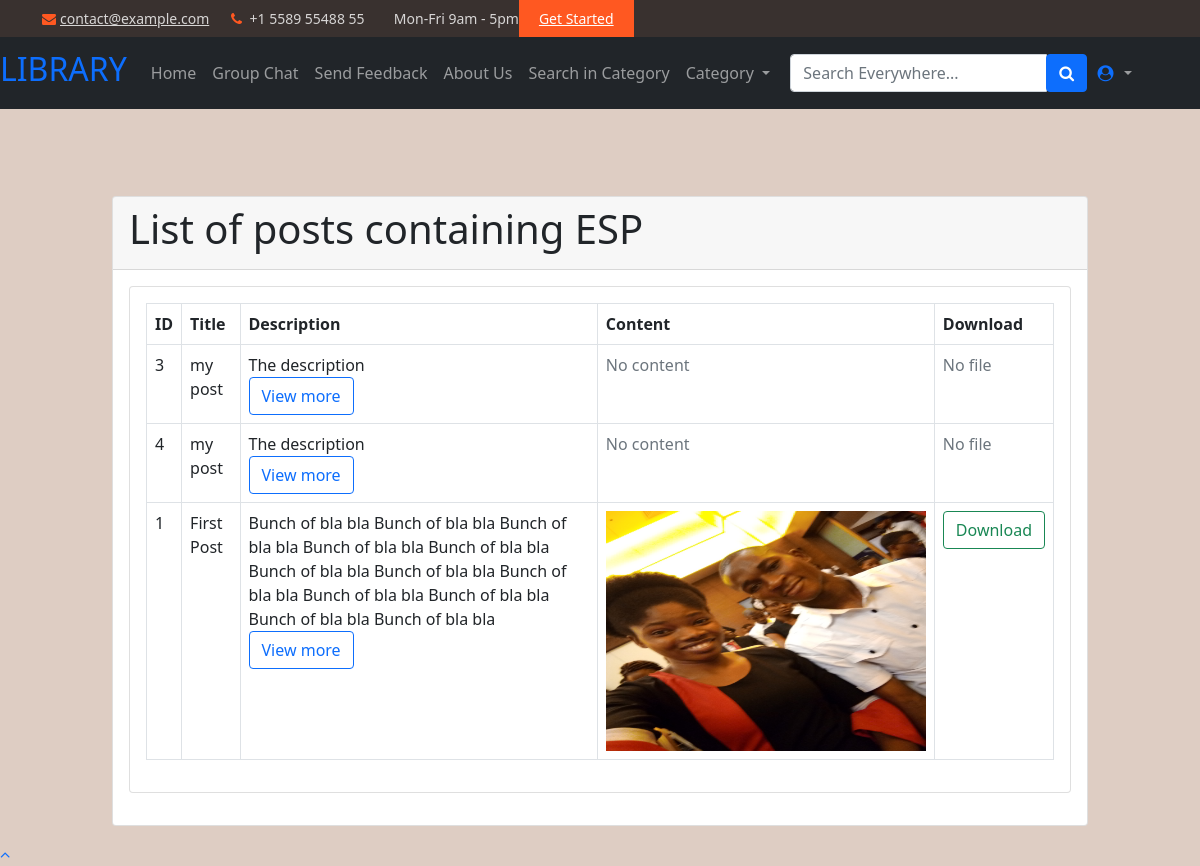
The page /category-user/ESP/ on the database as committed earlier.
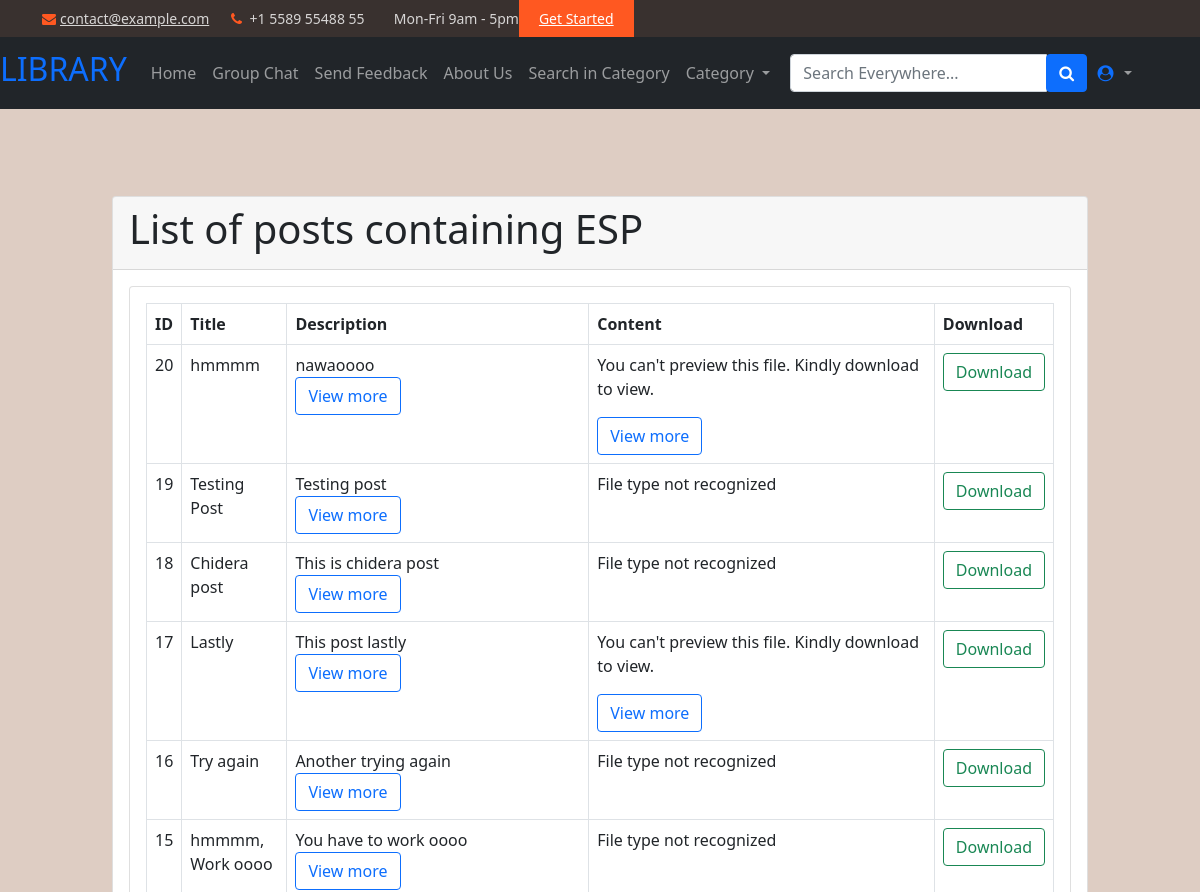
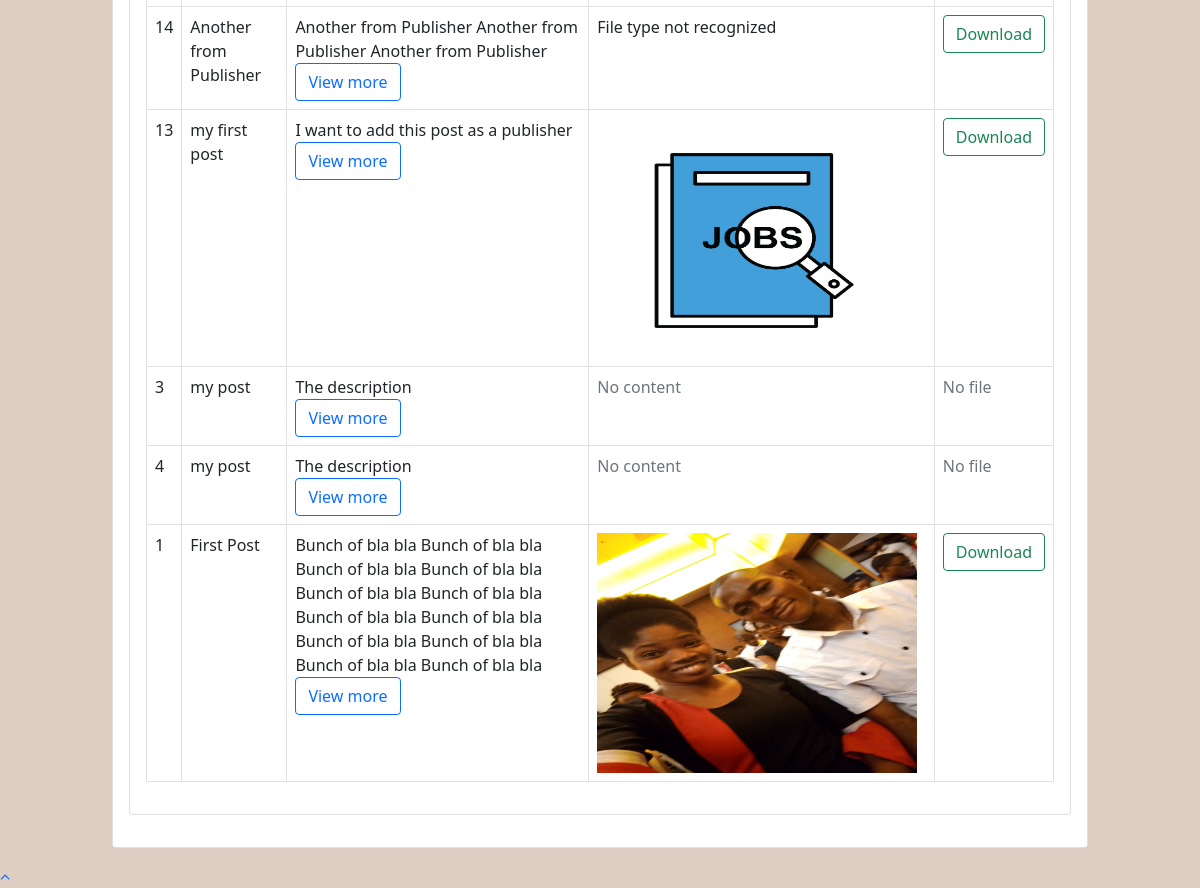
The same page on the database as committed later (2 pictures, top to bottom).
### library/models.py (models this page shows, shortened)
class Category(models.Model):
    name = models.CharField(max_length=50)
    class Meta:
        verbose_name_plural = 'categories'

class Post(models.Model):
    title = models.CharField(max_length=200)
    slug = models.SlugField(max_length=250, unique_for_date='published_date')
    author = models.ForeignKey(get_user_model(), on_delete=models.CASCADE, related_name='library_posts', blank=True, null=True)
    category = models.ForeignKey(Category, on_delete=models.PROTECT, default=1)
    desc = models.CharField(max_length=1000)
    file = models.FileField(upload_to=user_directory_path, null=True, blank=True)
    status = models.CharField(max_length=1, choices=choices, default='p')
    published_date = models.DateTimeField(default=timezone.now)
    def extension(self):
        name, extension = os.path.splitext(self.file.name)
        return extension
    def get_absolute_url(self):
        return reverse('user_detail', args=[self.slug])
    class Meta:
        ordering = ('-published_date',)

### library/views.py (the view)
# urls.py: path('category-user/<category>/', UserCategoryListView.as_view(), name='user_category'),
class UserCategoryListView(ListView):
    template_name = 'library/user/category.html'
    context_object_name = 'cat_list'
    def get_queryset(self):
        context = {
            'cat': self.kwargs['category'],
            'posts': Post.objects.filter(category__name=self.kwargs['category'], status='p')
        }
        return context

### library/views.py (called while the page is built)
def category_list(request):
    category_list = Category.objects.exclude(name='Default')
    context =  {'category_list': category_list,}
    return context

### library/templates/library/user/category.html (shortened to what this page needs)
{% extends 'library/user/base.html' %}
{% load static %}
{% block body %}
<div class="container-fluid">
<div class="row" style="padding-top: 87px">
<div class="col-sm-1" style="color: red">
</div>
<div class="col-sm-10">
  <div class="card mb-3">
    <div class="card-header">
      <h1> List of posts containing {{cat_list.cat}}</h1>
    </div>
    <div class="card-body">
        <div class="card mb-3">
          <div class="card-body">
            <div class="table-responsive">
              <table class="table table-bordered" id="myDataTable" width="100%" cellspacing="0">
                  <thead>
                      <tr>
                          <th>ID</th>
                          <th>Title</th>
                          <th>Description</th>
                          <th>Content</th>
                          <th>Download</th>
                      </tr>
                    </thead>
                      <tbody>
                        {% if cat_list.posts %}
                          {% for post in cat_list.posts %}
                            <tr>
                              <td>{{ post.id }}</td>
                              <td>{{ post.title }}</td>
                              <td>{{ post.desc }} <br>
                                <a href="{{ post.get_absolute_url }}" class="btn btn-outline-primary">View more</a></td>
                              <td>
                                {% if post.file %}
                                  {% if post.extension == '.jpg' or post.extension == '.jpeg' or post.extension == '.png' or post.extension == '.gif' or post.extension == '.webp' %}
                                    <img src="{{ post.file.url }}" alt="{{ post.title}}" width="320" height="240">
                                  {% elif post.extension == '.zip' or post.extension == '.7z' or post.extension == '.doc' or post.extension == '.pdf' or post.extension == '.txt' or post.extension == '.xls' or post.extension == '.csv' %}
                                    <p>You can't preview this file. Kindly download to view.</p>
                                  <a href="{{ post.get_absolute_url }}" class="btn btn-outline-primary">View more</a>
                                  {% else %}
                                      <span>File type not recognized</span>
                                  {% endif %}
                                {% else %}
                                  <span class="text-muted">No content</span>
                                {% endif %}
                              </td>
                                <td>
                                  {% if post.file %}
                                    <a href="{{ post.file.url }}" download class="btn btn-outline-success">Download</a>
                                  {% else %}
                                    <span class="text-muted">No file</span>
                                  {% endif %}
                                </td>
                            </tr>
                          {% endfor %}
                          {% else %}
                          <p>No post for {{ cat_list.cat }}</p>
                        {% endif %}
                            </tbody>
                        </table>
                    </div>
                </div>
            </div>
        </div>
    </div>
</div>
<div class="col-sm-1">
</div>
</div>
{% endblock %}

### library/templates/library/user/base.html (shortened to what this page needs)
<!DOCTYPE html>
<html lang="en">
<head>
    {% load static %}
    <link href="{% static 'library/css/dataTables.bootstrap.css' %}" rel="stylesheet">
    <link rel="stylesheet" href="https://cdn.datatables.net/1.10.25/css/dataTables.bootstrap4.min.css">
    <link rel="stylesheet" href="https://maxcdn.bootstrapcdn.com/font-awesome/4.7.0/css/font-awesome.min.css">
    <link rel="stylesheet" type="text/css" href="{% static 'library/css/master.css' %}">
    <link rel="stylesheet" type="text/css" href="{% static 'library/css/mystyle.css' %}">
     <link href="https://cdn.jsdelivr.net/npm/bootstrap@5.0.2/dist/css/bootstrap.min.css" rel="stylesheet"
>
</head>
<body id="page-top" style="background-color: #decdc3">
 <section id="topbar" class="d-none d-lg-block">
    <div class="container d-flex">
      <div class="contact-info mr-auto">
        <ul>
          <li><i class="fa fa-envelope"></i><a href="mailto:contact@example.com">contact@example.com</a></li>
          <li><i class="fa fa-phone"></i> +1 5589 55488 55</li>
          <li> Mon-Fri 9am - 5pm</li>
        </ul>
      </div>
      <div class="cta float-right margin-right-0">
        <a href="#about">Get Started</a>
      </div>
    </div>
  </section>
<nav class="navbar navbar-expand navbar-dark bg-dark">
    <a class="navbar-brand mr-1 text-primary" href="{% url 'user_dashboard' %}"><h2>LIBRARY</h2></a>
    <div class="collapse navbar-collapse" id="navbarText">
    <ul class="navbar-nav mr-auto">
        <li class="nav-item">
        <a class="nav-link" href="{% url 'user_dashboard' %}">Home</a>
      </li>
      <li class="nav-item">
        <a class="nav-link" href="{% url 'user_chat_list' %}">Group Chat</a>
      </li>
      <li class="nav-item">
        <a class="nav-link" href="{% url 'feedback' %}">Send Feedback</a>
      </li>
      <li class="nav-item">
        <a class="nav-link" href="{% url 'about' %}">About Us</a>
      </li>
      <li class="nav-item">
        <a class="nav-link" href="{% url 'user_search' %}">Search in Category</a>
      </li>
      <li class="nav-item dropdown no-arrow">
        <a class="nav-link dropdown-toggle" href="#" id="userDropdown" role="button" data-toggle="dropdown" aria-haspopup="true" aria-expanded="false">
            Category
        </a>
    </li>
    </ul>
  </div>
<form class="d-none d-md-inline-block form-inline ml-auto mr-0 mr-md-3 my-2 my-md-0" action=" {% url 'user_search' %}">
        <div class="input-group">
            <input type="text" class="form-control" name="q" placeholder="Search Everywhere..." aria-label="Search" aria-describedby="basic-addon2">
            <div class="input-group-append">
                <button class="btn btn-primary" type="submit">
                    <i class="fa fa-search"></i>
                </button>
            </div>
        </div>
    </form>
    <ul class="navbar-nav ml-auto ml-md-0" style="margin-right: 60px;">
        <li class="nav-item dropdown no-arrow">
            <a class="nav-link dropdown-toggle" href="#" id="userDropdown" role="button" data-toggle="dropdown" aria-haspopup="true" aria-expanded="false">
                <i class="fa fa-user-circle fa-fw text-primary"></i>
            </a>
        </li>
    </ul>
</nav>
{% block body %}{% endblock %}
</div>
<a class="scroll-to-top rounded" href="#page-top">
    <i class="fa fa-angle-up"></i>
</a>
</body>
</html>

### library/static/library/css/master.css (style rules this page uses)
html { scroll-behavior: smooth; }
li { list-style-type: none; }

### library/static/library/css/mystyle.css (style rules this page uses)
html,body { background-size: cover; background-repeat: no-repeat; height: 100%; font-family: 'Numans', sans-serif; }
#topbar { background: #39312f; font-size: 14px; padding: 0; color: rgba(255, 255, 255, 0.8); }
#topbar .contact-info ul { padding: 0; margin: 0; list-style: none; }
#topbar .contact-info li { display: inline-block; padding: 8px 0; }
#topbar .contact-info li + li { margin-left: 18px; }
#topbar .contact-info a { color: rgba(255, 255, 255, 0.8); transition: 0.3s; }
#topbar .contact-info i { color: #ff5821; padding-right: 4px; }
#topbar .cta a { color: #fff; background: #ff5821; padding: 8px 20px; display: inline-block; transition: 0.3s; }

Rows that differ between the two databases and show on the page:
added Post: id "20", title "hmmmm", desc "nawaoooo"
added Post: id "19", title "Testing Post", desc "Testing post", file "File type not recognized"
added Post: id "18", title "Chidera post", desc "This is chidera post", file "File type not recognized"
added Post: id "17", title "Lastly", desc "This post lastly"
added Post: id "16", title "Try again", desc "Another trying again", file "File type not recognized"
added Post: id "15", title "hmmmm, Work oooo", desc "You have to work oooo", file "File type not recognized"
added Post: id "14", title "Another from Publisher", desc "Another from Publisher Another from Publisher Another from Publisher", shows "File type not recognized"
added Post: id "13", title "my first post", desc "I want to add this post as a publisher", file (picture)
